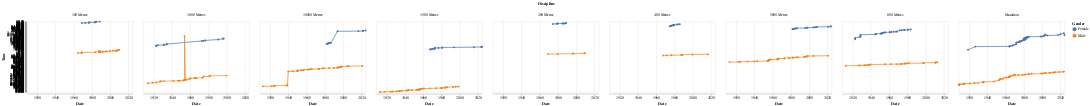

Source (notebook cell):
### Code cell
# Trying to make a grapgh via altair
import altair as alt

# Altair-Plot erstellen
chart = alt.Chart(df_Athletes_Total).mark_line(point=True).encode(
    x='Date',
    y='Time',
    color='Gender',
    tooltip=['Date', 'Time', 'Gender']
).properties(
    width=300,
    height=200
).facet(
    column='Discipline:N'
)

chart.show()

### Figure 1 — Vega-Lite specification as saved in the notebook (floating-point values rounded to 4 significant figures; data arrays with more than 128 entries replaced by an {"elided": "..."} marker saying what was removed)
{"config": {"view": {"continuousWidth": 300, "continuousHeight": 300}}, "data": {"name": "data-92578cc88cc13484efcd84237741dea0"}, "facet": {"column": {"field": "Discipline", "type": "nominal"}}, "spec": {"mark": {"type": "line", "point": true}, "encoding": {"color": {"field": "Gender", "type": "nominal"}, "tooltip": [{"field": "Date", "type": "temporal"}, {"field": "Time", "type": "nominal"}, {"field": "Gender", "type": "nominal"}], "x": {"field": "Date", "type": "temporal"}, "y": {"field": "Time", "type": "nominal"}}, "height": 200, "width": 300}, "$schema": "https://vega.github.io/schema/vega-lite/v5.17.0.json", "datasets": {"data-92578cc88cc13484efcd84237741dea0": {"elided": "415 records"}}}
